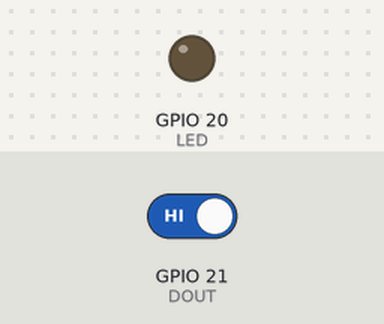
The program below on a simulated Raspberry Pi (BCM pin numbers). Parts: output pins drawn as LEDs (lit = HIGH). Dashed ring = blinking. The inputs (shaded band) are chosen by the test bench; at power-on: GPIO 21 (DOUT) HIGH.

Above: at 1.2 s.
1.3 s: GPIO 21 (DOUT) driven LOW
At 1.7 s:
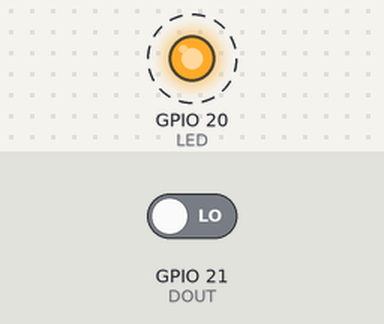
4.3 s: GPIO 21 (DOUT) driven HIGH
At 4.9 s:
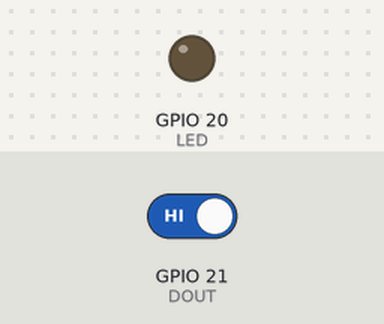
Timing chart, 0 to 7.3 s (numbered marks = the images above; inputs shaded):
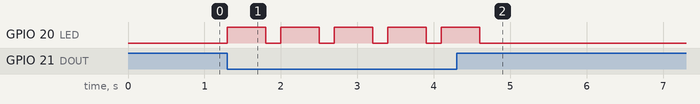

Measured:
- after the input at 1.3 s, GPIO 20 (LED): alternates HIGH for 0.50 s and LOW for 0.20 s, starting at once
- after the input at 4.3 s, GPIO 20 (LED): goes on until 4.6 s, then stays LOW

The program:

4.Analog_Sound_sensor.py
```python
'''
* 라즈베리파이 센서 키트 Analog Sound sensor 동작 예제
*
* 본 예제는 사운드 센서로 소리가 감지되면 LED를 깜빡여 주는 동작을 합니다. (0.5초 켜진 뒤 0.2초 꺼짐)
*
* 사용 소자 : LED 1ea, 저항 1ea (220옴), 아날로그 사운드 센서
* LED     : GPIO 38번 | BCM : 20
* 아날로그 사운드 센서
* VCC 핀  : 3.3V | GND 핀 : GND
* DOUT    : GPIO 40번 | BCM : 21
*
* ※ 모듈 연결 시 극성에 주의해 주도록 합니다.
* 라즈베리파이는 아날로그 신호(AOUT) 수신이 되지 않기 때문에 디지털 핀(DOUT)만 사용합니다.
*
* 키트 정보 : https://www.eleparts.co.kr/EPXDTWR8
'''

import RPi.GPIO as GPIO
import time

LED   = 20  # LED BCM 핀 번호 정의
DOUT  = 21  # Sound 센서 DOUT 핀 BCM 핀 번호 정의

# GPIO.setwarnings (False)  # GPIO 사용중 경고 비활성화 명령, GPIO.cleanup() 사용 시 불필요

GPIO.setmode(GPIO.BCM)      # BCM 핀 번호 사용

GPIO.setup(LED, GPIO.OUT)   # LED 제어 핀을 출력으로 설정
GPIO.setup(DOUT, GPIO.IN)   # Sound 센서 디지털 데이터 수신 핀을 입력으로 설정

GPIO.output(LED, False)     # LED 초기값 Off

try:

    while 1:

        if (GPIO.input(DOUT) == 0) :  # Sound 센서로부터 신호가 수신되면 (대기 HIGH, 소리 인식시 LOW)

            GPIO.output(LED, True)      # LED On
            time.sleep(0.5)             # 0.5초 지연

            GPIO.output(LED, False)     # LED Off
            time.sleep(0.2)             # 0.2초 지연

finally:
        GPIO.cleanup()      # GPIO 상태 초기화, 없을 경우 예제 재 실행 시 사용중인 GPIO 경고 발생
```
